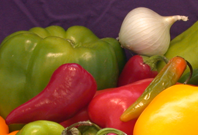
%> input picture onion.png, 198 x 135 px
$ octave untitled.m   (GNU Octave 9; MATLAB toolbox functions it lacks are replaced by stand-ins)
%> lines starting %> are read from the running program, lines starting %| are printed output that depends on the picture; in (x1, y1, x2, y2) boxes, pixels count from 0 and x2, y2 are one past the last pixel; in counts of white or black regions, pixels touching at a corner belong together; the program's own positions count from 1; long printed decimals are rounded
### funcs/centroide_cor_mais_proximo.m
function id_centroide = centroide_cor_mais_proximo(C, cor)

    diferencas_euclidianas = double(sqrt(sum((C - cor).^2, 2)));

    indc =find (diferencas_euclidianas == min(diferencas_euclidianas) );

    centroide_cor_mais_proximo = C(indc, :);

    disp(['Centroide mais próximo de [' num2str(cor) '] é [' num2str(centroide_cor_mais_proximo) ']']);

    id_centroide = indc;

end

### funcs/destaque_cor.m
function destaque_cor(original, camada_segmentada, str)

    img = zeros(size(original), 'like', original);

    original_cinza = rgb2gray(original);
    original_cinza(camada_segmentada) = 0;

    original_rgb_sem_cor = im2uint8(ind2rgb(original_cinza, gray(256)));

    for canal = 1:3
        img(:, :, canal) = original(:, :, canal) .* uint8(camada_segmentada);
    end

    subplot(1, 2, 1);
    imshow(original);
    title('Onion');

    subplot(1, 2, 2);
    imshow(original_rgb_sem_cor + img);
    title("Segmentação: " + str);
end

### untitled.m
addpath('funcs/');
clear all;
close all;
clc;

%%%%%%%%%%%%%%%%%%%%%%%%%%%%%%%%%%%%%%%%%%%%%%%%%%%%%%%%%%%%%%%%%%%%%

onion = imread('onion.png');
%> onion is the input picture: size 135x198x3 uint8; mean R, G, B 137.3, 92.8, 45.3
% imshow(onion);

[l, c, camadas] = size(onion);
%> l = 135; c = 198; camadas = 3

y = double(reshape(onion, l * c, camadas));

% TESTE PARA DESCOBRIR O NUMERO DE CLUSTERS IDEAL PARA SEGMENTAR A PIMENTA
% =========================================================================
% num_cluster_teste = 8;
% Idx = kmeans(y, num_cluster_teste);
% for i = 1 : num_cluster_teste
%       imshow(reshape(Idx == i, l, c));
%       disp("cluster " + i); pause;
% end
% disp("fim");
% =========================================================================
% =========================================================================
% O MELHOR VALOR FOI -> 8
valor_final_p = 8;

num_cluster_final = valor_final_p;
cor_pimenta = double([142, 29, 42]);

[Idx, C, ~] = kmeans(y, num_cluster_final);
%> C = [160.1 141 44.42; 145.1 28.32 34.28; 69.82 49.18 14.63; 66.75 39.51 65.2; 211.1 65.76 51.39; 254.3 190.9 11.24; 107.4 107.2 21.04; 229.4 199.9 147.7]

id_centroide = centroide_cor_mais_proximo(C, cor_pimenta);
%> in centroide_cor_mais_proximo, `diferencas_euclidianas = double(sqrt(sum((C - cor).^2, 2)));`: diferencas_euclidianas = [113.5; 8.33; 79.79; 79.45; 78.83; 199.4; 88.07; 219.2]
%> in centroide_cor_mais_proximo, `indc =find (diferencas_euclidianas == min(diferencas_euclidianas) );`: indc = 2
%> in centroide_cor_mais_proximo, `centroide_cor_mais_proximo = C(indc, :);`: centroide_cor_mais_proximo = [145.1 28.32 34.28]
%| Centroide mais próximo de [142   29   42] é [145.0789      28.324      34.284]
%> in centroide_cor_mais_proximo, `id_centroide = indc;`: id_centroide = 2
%> id_centroide = 2

pimentas = reshape(Idx == id_centroide, l, c);
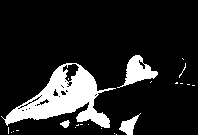
%> pimentas: size 135x198 logical; 14.5% white; 23 white regions (19 under 20 px), largest, box (x1, y1, x2, y2) and area: (1, 63, 116, 128) 3004, (117, 55, 158, 88) 570, (119, 113, 141, 135) 204, (60, 120, 70, 128) 48

figure;
destaque_cor(onion, pimentas, "Pimentas");
%> in destaque_cor, `img = zeros(size(original), 'like', original);`: img: size 135x198x3 uint8; every value is 0
%> in destaque_cor, `original_cinza(camada_segmentada) = 0;`: original_cinza: size 135x198 uint8; min 0, max 247, mean 91.4
%> after the loop in destaque_cor, `for canal = 1:3`:
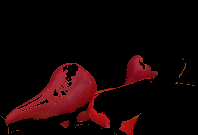
%> img: size 135x198x3 uint8; mean R, G, B 21.1, 4.1, 5
%> in destaque_cor, `imshow(original_rgb_sem_cor + img);`:
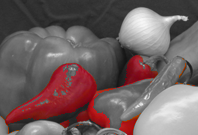
%> displayed picture: size 135x198x3, on the screen's scale of 0 to 255; mean R, G, B 112.5, 95.5, 96.4
fprintf('\n');
disp('Enter... para continuar'); pause;
fprintf('\n');

% TESTE PARA DESCOBRIR O NUMERO DE CLUSTERS IDEAL PARA SEGMENTAR A CEBOLA
% =========================================================================
% num_cluster_teste = 6;
% Idx = kmeans(y, num_cluster_teste);
% for i = 1 : num_cluster_teste
%       imshow(reshape(Idx == i, l, c));
%       disp("cluster " + i); pause;
% end
% disp("fim");
% =========================================================================
% =========================================================================
% O MELHOR VALOR FOI -> 6
valor_final_c = 6;

num_cluster_final = valor_final_c;
cor_cebola = double([251, 224, 195]);

[Idx, C, ~] = kmeans(y, num_cluster_final);
%> C = [101.4 101.8 20.33; 228.3 197.1 145.3; 169.2 39.73 42.16; 253.8 188.5 10.93; 69.2 37.8 50.89; 157.8 137 39.41]

id_centroide = centroide_cor_mais_proximo(C, cor_cebola);
%| Centroide mais próximo de [251  224  195] é [228.2723      197.0837       145.322]

cebola = reshape(Idx == id_centroide, l, c);
%> cebola: size 135x198 logical; 8.3% white; 22 white regions (16 under 20 px), largest, box (x1, y1, x2, y2) and area: (122, 8, 187, 48) 1500, (151, 93, 198, 121) 476, (111, 99, 126, 111) 64, (47, 53, 63, 57) 43, (31, 125, 41, 128) 24, (135, 102, 143, 108) 20

destaque_cor(onion, cebola, "Cebola");
%> call 2 of destaque_cor, with str = 'Cebola'
%> in destaque_cor (call 2), `original_cinza(camada_segmentada) = 0;`: original_cinza: size 135x198 uint8; min 0, max 217, mean 84.1
%> after the loop in destaque_cor (call 2), `for canal = 1:3`:
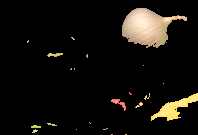
%> img: size 135x198x3 uint8; mean R, G, B 18.9, 16.3, 12
%> in destaque_cor (call 2), `imshow(original_rgb_sem_cor + img);`:
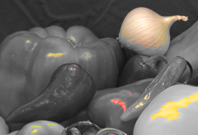
%> displayed picture: size 135x198x3, on the screen's scale of 0 to 255; mean R, G, B 103, 100.4, 96.1
disp('Enter... para continuar'); pause;
fprintf('\n');


clusters_teste = 20;

inercia = zeros(clusters_teste, 1);
disp('Gerando gráfico.....')
for k = 1 : clusters_teste
    [~, ~, soma_dists] = kmeans(y, k);
    inercia(k) = sum(soma_dists);
end
%> this loop made 20 passes
%> soma_dists on passes 1 to 5: 249769440.4, [67683678.1; 54935379.1], [40993062.5; 42259478.7; 13386863.3], [12530766.4; 31649418.4; 10883218.1; 9352984.7], [11539345.8; 6456977.4; 29612989.2; 5292069.9; 3904915.4]
%> after the loop, inercia = 20 values, max 249769440.4 at index 1, min 9727276.1 at index 20, mean 42756129

figure;
plot(1:clusters_teste, inercia, 'o-', 'LineWidth', 2, 'Color', 'g');
title('Método do Cotovelo');
xlabel('Número de Clusters (k)');
ylabel('Inércia'); grid on;
line([9, 9], ylim, 'Color', 'r', 'LineStyle', '--', 'LineWidth', 2);
text(10, mean(ylim)/2, 'Cotovelo', 'VerticalAlignment', 'bottom', 'HorizontalAlignment', 'left', 'Color', 'r', 'FontWeight', 'bold');
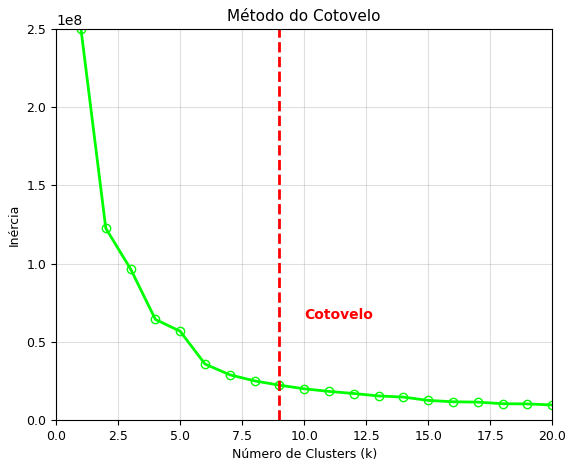
%> figure redrawn from the program's plot data; curve peaks at x = 1, y = 249769440.4

disp('Enter... para continuar'); pause;
fprintf('\n');


num_cluster = 9;
Idx = kmeans(y, num_cluster);

for i = 1 : num_cluster
    camada = reshape(Idx == i, l, c);

    str = "Camada: " + i;
    destaque_cor(onion, camada, str);

    pause;
end
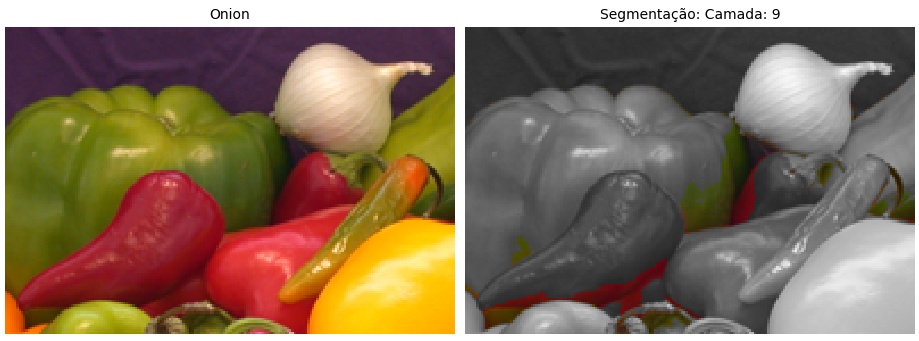
%> figure redrawn from the program's plot data, 2 panels
fprintf('\n');
